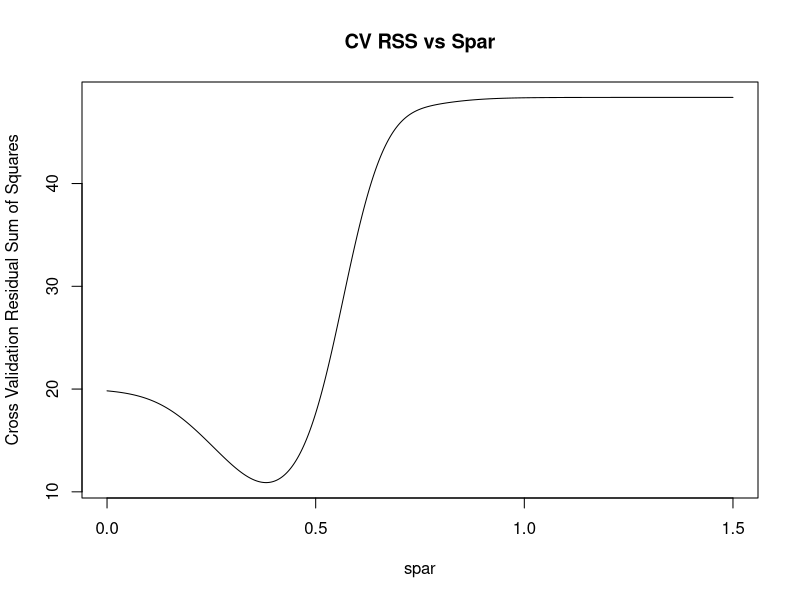

This figure's R source:
# https://stackoverflow.com/questions/14929268/how-do-i-select-the-smoothing-parameter-for-smooth-spline
# how do I select the smoothing parameter for smooth.spline()?

# question: I know that the smoothing parameter(lambda) is quite important for fitting a smoothing spline, 
# but I did not see any post here regarding how to select a reasonable lambda (spar=?), I was told that spar 
# normally ranges from 0 to 1. Could anyone share your experience when use smooth.spline()? Thanks.

# agstudy provides a visual way to choose spar. I remember what I learned from linear model class (but not exact) is
# to use cross validation to pick "best" spar. Here's a toy example borrowed from agstudy:

x = seq(1:18)
y = c(1:3,5,4,7:3,2*(2:5),rep(10,4))
splineres <- function(spar){
  res <- rep(0, length(x))
  for (i in 1:length(x)){
    mod <- smooth.spline(x[-i], y[-i], spar = spar)
    res[i] <- predict(mod, x[i])$y - y[i]
  }
  return(sum(res^2))
}

spars <- seq(0, 1.5, by = 0.001)
ss <- rep(0, length(spars))
for (i in 1:length(spars)){
  ss[i] <- splineres(spars[i])
}
plot(spars, ss, 'l', xlab = 'spar', ylab = 'Cross Validation Residual Sum of Squares' , main = 'CV RSS vs Spar')
spars[which.min(ss)]

